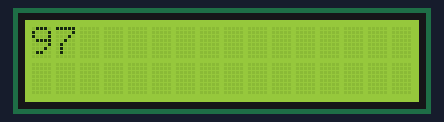
A sketch run on a simulated Arduino Uno, built with avr-gcc and run on an emulated ATmega328P. Parts: 16×2 character LCD.

Above: at 0.1 s.
At 1.1 s:
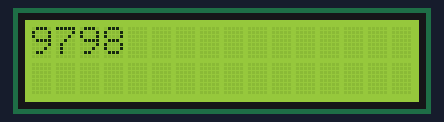
At 2.1 s:
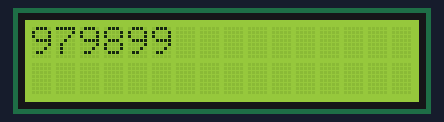
At 3.1 s:
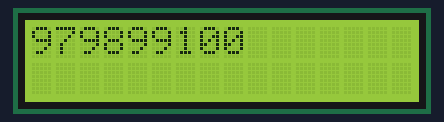
At 4.1 s:
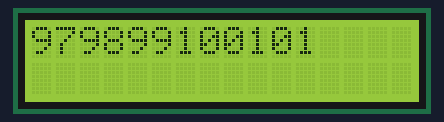
At 6.1 s:
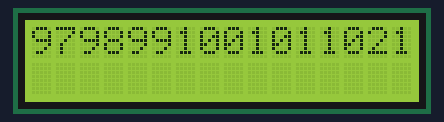

Measured:
- what the display in image 1 shows lasts 1.0 s, from 1.1 s to 2.1 s

The sketch:

LCD_I2C.ino
```cpp
 #include <Wire.h>  // library for I2C protocol
 #include <LiquidCrystal_I2C.h> // library for I2C LCD
 LiquidCrystal_I2C lcd(0x27,16,2); // set the LCD address to 0x27 for a 16 chars and 2 line display
 int thisChar = 'a';
 void setup()
 {
  lcd.init();    // initialize the lcd
  lcd.backlight(); // backlight ON
//  lcd.print("voidloopRobotech");
//  lcd.setCursor(2,1);
//  lcd.print("Automation");
 }
 void loop()
 {
    // reverse directions at 'm':
  if (thisChar == 'm') {
    // go right for the next letter
    lcd.rightToLeft();
  }
  // reverse again at 's':
  if (thisChar == 's') {
    // go left for the next letter
    lcd.leftToRight();
  }
  // reset at 'z':
  if (thisChar > 'z') {
    // go to (0,0):
    lcd.home();
    // start again at 0
    thisChar = 'a';
  }
  // print the character
  lcd.print(thisChar);
  // wait a second:
  delay(1000);
  // increment the letter:
  thisChar++;
 }
```
